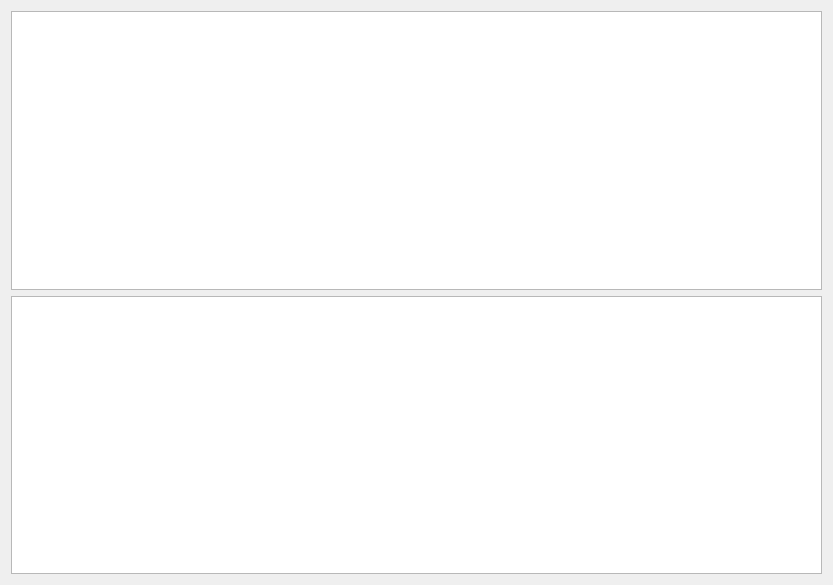
<?xml version="1.0" encoding="UTF-8"?>
<ui version="4.0">
 <class>Dialog</class>
 <widget class="QDialog" name="Dialog">
  <property name="geometry">
   <rect>
    <x>0</x>
    <y>0</y>
    <width>833</width>
    <height>585</height>
   </rect>
  </property>
  <property name="windowTitle">
   <string>Dialog</string>
  </property>
  <layout class="QGridLayout" name="gridLayout">
   <item row="0" column="0">
    <layout class="QVBoxLayout" name="verticalLayout">
     <item>
      <widget class="PlotWidget" name="graphicsView"/>
     </item>
     <item>
      <widget class="PlotWidget" name="graphicsView_2"/>
     </item>
    </layout>
   </item>
  </layout>
 </widget>
 <customwidgets>
  <customwidget>
   <class>PlotWidget</class>
   <extends>QGraphicsView</extends>
   <header location="global">pyqtgraph</header>
  </customwidget>
 </customwidgets>
 <resources/>
 <connections/>
</ui>
